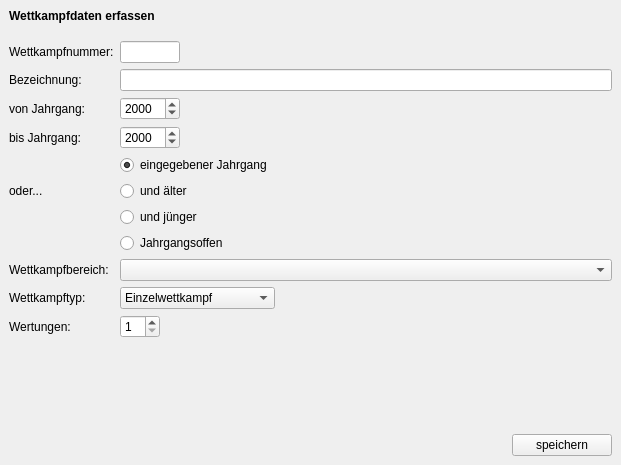
<?xml version="1.0" encoding="UTF-8"?>
<ui version="4.0">
 <class>CompetitionDialog</class>
 <widget class="QDialog" name="CompetitionDialog">
  <property name="geometry">
   <rect>
    <x>0</x>
    <y>0</y>
    <width>621</width>
    <height>465</height>
   </rect>
  </property>
  <property name="sizePolicy">
   <sizepolicy hsizetype="Preferred" vsizetype="Preferred">
    <horstretch>0</horstretch>
    <verstretch>0</verstretch>
   </sizepolicy>
  </property>
  <property name="windowTitle">
   <string>TurnFix - Wettkampfdaten</string>
  </property>
  <property name="windowIcon">
   <iconset resource="../resources/TurnFix.qrc">
    <normaloff>:/appicons/icon.png</normaloff>:/appicons/icon.png</iconset>
  </property>
  <layout class="QGridLayout" name="gridLayout">
   <property name="leftMargin">
    <number>0</number>
   </property>
   <property name="topMargin">
    <number>0</number>
   </property>
   <property name="rightMargin">
    <number>0</number>
   </property>
   <property name="bottomMargin">
    <number>0</number>
   </property>
   <property name="spacing">
    <number>0</number>
   </property>
   <item row="0" column="0" colspan="2">
    <widget class="QWidget" name="headerWidget" native="true">
     <layout class="QHBoxLayout" name="horizontalLayout_2">
      <item>
       <widget class="QLabel" name="label_10">
        <property name="font">
         <font>
          <weight>75</weight>
          <bold>true</bold>
         </font>
        </property>
        <property name="text">
         <string>Wettkampfdaten erfassen</string>
        </property>
       </widget>
      </item>
     </layout>
    </widget>
   </item>
   <item row="1" column="1">
    <widget class="QStackedWidget" name="stackedWidget">
     <property name="currentIndex">
      <number>0</number>
     </property>
     <widget class="QWidget" name="page">
      <layout class="QGridLayout" name="gridLayout_8">
       <item row="0" column="0">
        <widget class="QLabel" name="lbl_wknr">
         <property name="text">
          <string>Wettkampfnummer:</string>
         </property>
        </widget>
       </item>
       <item row="0" column="1">
        <widget class="QLineEdit" name="txt_wknr">
         <property name="minimumSize">
          <size>
           <width>60</width>
           <height>0</height>
          </size>
         </property>
         <property name="maximumSize">
          <size>
           <width>60</width>
           <height>16777215</height>
          </size>
         </property>
        </widget>
       </item>
       <item row="1" column="0">
        <widget class="QLabel" name="lbl_wkbez">
         <property name="text">
          <string>Bezeichnung:</string>
         </property>
        </widget>
       </item>
       <item row="1" column="1">
        <widget class="QLineEdit" name="txt_wkbez"/>
       </item>
       <item row="2" column="0">
        <widget class="QLabel" name="lbl_year1">
         <property name="text">
          <string>von Jahrgang:</string>
         </property>
        </widget>
       </item>
       <item row="2" column="1">
        <widget class="QDateEdit" name="dae_wkj1">
         <property name="sizePolicy">
          <sizepolicy hsizetype="Fixed" vsizetype="Fixed">
           <horstretch>0</horstretch>
           <verstretch>0</verstretch>
          </sizepolicy>
         </property>
         <property name="minimumSize">
          <size>
           <width>60</width>
           <height>0</height>
          </size>
         </property>
         <property name="maximumSize">
          <size>
           <width>60</width>
           <height>16777215</height>
          </size>
         </property>
         <property name="displayFormat">
          <string>yyyy</string>
         </property>
        </widget>
       </item>
       <item row="3" column="0">
        <widget class="QLabel" name="lbl_year2">
         <property name="text">
          <string>bis Jahrgang:</string>
         </property>
        </widget>
       </item>
       <item row="3" column="1">
        <widget class="QDateEdit" name="dae_wkj2">
         <property name="sizePolicy">
          <sizepolicy hsizetype="Fixed" vsizetype="Fixed">
           <horstretch>0</horstretch>
           <verstretch>0</verstretch>
          </sizepolicy>
         </property>
         <property name="minimumSize">
          <size>
           <width>60</width>
           <height>0</height>
          </size>
         </property>
         <property name="maximumSize">
          <size>
           <width>60</width>
           <height>16777215</height>
          </size>
         </property>
         <property name="displayFormat">
          <string>yyyy</string>
         </property>
        </widget>
       </item>
       <item row="4" column="1">
        <widget class="QRadioButton" name="rab_jg">
         <property name="text">
          <string>eingegebener Jahrgang</string>
         </property>
         <property name="checked">
          <bool>true</bool>
         </property>
        </widget>
       </item>
       <item row="5" column="0">
        <widget class="QLabel" name="lbl_alternative">
         <property name="text">
          <string>oder...</string>
         </property>
        </widget>
       </item>
       <item row="5" column="1">
        <widget class="QRadioButton" name="rab_ua">
         <property name="text">
          <string>und älter</string>
         </property>
        </widget>
       </item>
       <item row="6" column="1">
        <widget class="QRadioButton" name="rab_uj">
         <property name="text">
          <string>und jünger</string>
         </property>
        </widget>
       </item>
       <item row="7" column="1">
        <widget class="QRadioButton" name="rab_ja">
         <property name="text">
          <string>Jahrgangsoffen</string>
         </property>
        </widget>
       </item>
       <item row="8" column="0">
        <widget class="QLabel" name="label">
         <property name="text">
          <string>Wettkampfbereich:</string>
         </property>
        </widget>
       </item>
       <item row="8" column="1">
        <widget class="QComboBox" name="cmb_bereich"/>
       </item>
       <item row="9" column="0">
        <widget class="QLabel" name="label_7">
         <property name="text">
          <string>Wettkampftyp:</string>
         </property>
        </widget>
       </item>
       <item row="9" column="1">
        <widget class="QComboBox" name="cmb_typ">
         <property name="sizePolicy">
          <sizepolicy hsizetype="Fixed" vsizetype="Fixed">
           <horstretch>0</horstretch>
           <verstretch>0</verstretch>
          </sizepolicy>
         </property>
         <item>
          <property name="text">
           <string>Einzelwettkampf</string>
          </property>
         </item>
         <item>
          <property name="text">
           <string>Mannschaftswettkampf</string>
          </property>
         </item>
         <item>
          <property name="text">
           <string>Gruppenwettkampf</string>
          </property>
         </item>
        </widget>
       </item>
       <item row="10" column="0">
        <widget class="QLabel" name="label_8">
         <property name="text">
          <string>Wertungen:</string>
         </property>
        </widget>
       </item>
       <item row="10" column="1">
        <widget class="QSpinBox" name="sbx_wertungen">
         <property name="sizePolicy">
          <sizepolicy hsizetype="Fixed" vsizetype="Fixed">
           <horstretch>0</horstretch>
           <verstretch>0</verstretch>
          </sizepolicy>
         </property>
         <property name="minimumSize">
          <size>
           <width>40</width>
           <height>0</height>
          </size>
         </property>
         <property name="maximumSize">
          <size>
           <width>40</width>
           <height>16777215</height>
          </size>
         </property>
         <property name="minimum">
          <number>1</number>
         </property>
        </widget>
       </item>
       <item row="11" column="0" colspan="2">
        <spacer name="verticalSpacer_2">
         <property name="orientation">
          <enum>Qt::Vertical</enum>
         </property>
         <property name="sizeHint" stdset="0">
          <size>
           <width>20</width>
           <height>40</height>
          </size>
         </property>
        </spacer>
       </item>
      </layout>
     </widget>
     <widget class="QWidget" name="page_2">
      <layout class="QGridLayout" name="gridLayout_9">
       <item row="0" column="0" rowspan="3">
        <widget class="QTableView" name="tbl_disziplinen">
         <property name="editTriggers">
          <set>QAbstractItemView::AllEditTriggers</set>
         </property>
         <property name="alternatingRowColors">
          <bool>true</bool>
         </property>
         <property name="selectionMode">
          <enum>QAbstractItemView::ExtendedSelection</enum>
         </property>
         <property name="selectionBehavior">
          <enum>QAbstractItemView::SelectRows</enum>
         </property>
         <attribute name="horizontalHeaderHighlightSections">
          <bool>false</bool>
         </attribute>
         <attribute name="verticalHeaderVisible">
          <bool>false</bool>
         </attribute>
         <attribute name="verticalHeaderDefaultSectionSize">
          <number>26</number>
         </attribute>
        </widget>
       </item>
       <item row="0" column="1">
        <widget class="QPushButton" name="but_up">
         <property name="sizePolicy">
          <sizepolicy hsizetype="Fixed" vsizetype="Fixed">
           <horstretch>0</horstretch>
           <verstretch>0</verstretch>
          </sizepolicy>
         </property>
         <property name="minimumSize">
          <size>
           <width>25</width>
           <height>25</height>
          </size>
         </property>
         <property name="maximumSize">
          <size>
           <width>25</width>
           <height>25</height>
          </size>
         </property>
         <property name="text">
          <string>▲</string>
         </property>
        </widget>
       </item>
       <item row="1" column="1">
        <widget class="QPushButton" name="but_down">
         <property name="sizePolicy">
          <sizepolicy hsizetype="Fixed" vsizetype="Fixed">
           <horstretch>0</horstretch>
           <verstretch>0</verstretch>
          </sizepolicy>
         </property>
         <property name="minimumSize">
          <size>
           <width>25</width>
           <height>25</height>
          </size>
         </property>
         <property name="maximumSize">
          <size>
           <width>25</width>
           <height>25</height>
          </size>
         </property>
         <property name="text">
          <string>▼</string>
         </property>
        </widget>
       </item>
       <item row="2" column="1" rowspan="2">
        <spacer name="verticalSpacer">
         <property name="orientation">
          <enum>Qt::Vertical</enum>
         </property>
         <property name="sizeHint" stdset="0">
          <size>
           <width>20</width>
           <height>308</height>
          </size>
         </property>
        </spacer>
       </item>
       <item row="3" column="0">
        <widget class="QWidget" name="widget" native="true">
         <property name="sizePolicy">
          <sizepolicy hsizetype="Preferred" vsizetype="Fixed">
           <horstretch>0</horstretch>
           <verstretch>0</verstretch>
          </sizepolicy>
         </property>
         <layout class="QGridLayout" name="gridLayout_7">
          <property name="leftMargin">
           <number>0</number>
          </property>
          <property name="topMargin">
           <number>0</number>
          </property>
          <property name="rightMargin">
           <number>0</number>
          </property>
          <property name="bottomMargin">
           <number>0</number>
          </property>
          <item row="0" column="0">
           <widget class="QLabel" name="label_9">
            <property name="sizePolicy">
             <sizepolicy hsizetype="Fixed" vsizetype="Preferred">
              <horstretch>0</horstretch>
              <verstretch>0</verstretch>
             </sizepolicy>
            </property>
            <property name="text">
             <string>Disziplingruppe markieren:</string>
            </property>
           </widget>
          </item>
          <item row="0" column="1">
           <widget class="QComboBox" name="cmb_groups"/>
          </item>
          <item row="0" column="2">
           <widget class="QPushButton" name="but_mark">
            <property name="sizePolicy">
             <sizepolicy hsizetype="Fixed" vsizetype="Fixed">
              <horstretch>0</horstretch>
              <verstretch>0</verstretch>
             </sizepolicy>
            </property>
            <property name="text">
             <string>markieren</string>
            </property>
           </widget>
          </item>
         </layout>
        </widget>
       </item>
      </layout>
     </widget>
     <widget class="QWidget" name="page_3">
      <layout class="QGridLayout" name="gridLayout_10">
       <item row="0" column="0">
        <widget class="QLabel" name="qualifiersLabel">
         <property name="sizePolicy">
          <sizepolicy hsizetype="Fixed" vsizetype="Preferred">
           <horstretch>0</horstretch>
           <verstretch>0</verstretch>
          </sizepolicy>
         </property>
         <property name="text">
          <string>Qualifikanten</string>
         </property>
        </widget>
       </item>
       <item row="0" column="1">
        <widget class="QSpinBox" name="sbx_quali">
         <property name="sizePolicy">
          <sizepolicy hsizetype="Fixed" vsizetype="Fixed">
           <horstretch>0</horstretch>
           <verstretch>0</verstretch>
          </sizepolicy>
         </property>
         <property name="minimumSize">
          <size>
           <width>60</width>
           <height>0</height>
          </size>
         </property>
         <property name="maximumSize">
          <size>
           <width>60</width>
           <height>16777215</height>
          </size>
         </property>
        </widget>
       </item>
       <item row="1" column="0" colspan="2">
        <widget class="QCheckBox" name="chk_akjg">
         <property name="text">
          <string>AK anstelle Jahrgang anzeigen</string>
         </property>
        </widget>
       </item>
       <item row="2" column="0" colspan="2">
        <widget class="QCheckBox" name="chk_streich">
         <property name="text">
          <string>kleinste Wertungen streichen: die ... kleinsten</string>
         </property>
        </widget>
       </item>
       <item row="3" column="0">
        <widget class="QCheckBox" name="chk_wahl">
         <property name="text">
          <string>Wahlwettkampf</string>
         </property>
        </widget>
       </item>
       <item row="4" column="0" colspan="2">
        <widget class="QCheckBox" name="chk_showinfo">
         <property name="text">
          <string>Durchgang &amp;&amp; Bahn auf Riegenbogen </string>
         </property>
        </widget>
       </item>
       <item row="5" column="0" colspan="2">
        <widget class="QCheckBox" name="chk_kuer">
         <property name="text">
          <string>Pflicht- und Kürübung für jedes Gerät</string>
         </property>
        </widget>
       </item>
       <item row="6" column="0" colspan="2">
        <widget class="QCheckBox" name="chk_sortasc">
         <property name="text">
          <string>Ergebnisse aufsteigend sortieren</string>
         </property>
        </widget>
       </item>
       <item row="8" column="0" colspan="2">
        <spacer name="verticalSpacer_3">
         <property name="orientation">
          <enum>Qt::Vertical</enum>
         </property>
         <property name="sizeHint" stdset="0">
          <size>
           <width>20</width>
           <height>40</height>
          </size>
         </property>
        </spacer>
       </item>
       <item row="7" column="0" colspan="2">
        <widget class="QCheckBox" name="chk_gpunkte">
         <property name="text">
          <string>Extrapunkte für &quot;gewonnene Geräte&quot; vergeben</string>
         </property>
        </widget>
       </item>
       <item row="2" column="2">
        <widget class="QSpinBox" name="sbx_anz"/>
       </item>
       <item row="2" column="3">
        <spacer name="horizontalSpacer_2">
         <property name="orientation">
          <enum>Qt::Horizontal</enum>
         </property>
         <property name="sizeHint" stdset="0">
          <size>
           <width>40</width>
           <height>20</height>
          </size>
         </property>
        </spacer>
       </item>
      </layout>
     </widget>
     <widget class="QWidget" name="page_4">
      <layout class="QGridLayout" name="gridLayout_11">
       <item row="0" column="0">
        <widget class="QLabel" name="label_3">
         <property name="text">
          <string>Durchgang</string>
         </property>
        </widget>
       </item>
       <item row="0" column="1">
        <widget class="QSpinBox" name="sbx_durchgang">
         <property name="sizePolicy">
          <sizepolicy hsizetype="Fixed" vsizetype="Fixed">
           <horstretch>0</horstretch>
           <verstretch>0</verstretch>
          </sizepolicy>
         </property>
         <property name="minimumSize">
          <size>
           <width>60</width>
           <height>0</height>
          </size>
         </property>
         <property name="maximumSize">
          <size>
           <width>60</width>
           <height>16777215</height>
          </size>
         </property>
         <property name="minimum">
          <number>1</number>
         </property>
        </widget>
       </item>
       <item row="1" column="0">
        <widget class="QLabel" name="label_6">
         <property name="text">
          <string>Bahn:</string>
         </property>
        </widget>
       </item>
       <item row="1" column="1">
        <widget class="QSpinBox" name="sbx_bahn">
         <property name="sizePolicy">
          <sizepolicy hsizetype="Fixed" vsizetype="Fixed">
           <horstretch>0</horstretch>
           <verstretch>0</verstretch>
          </sizepolicy>
         </property>
         <property name="minimumSize">
          <size>
           <width>60</width>
           <height>0</height>
          </size>
         </property>
         <property name="maximumSize">
          <size>
           <width>60</width>
           <height>16777215</height>
          </size>
         </property>
         <property name="minimum">
          <number>1</number>
         </property>
        </widget>
       </item>
       <item row="2" column="0">
        <widget class="QLabel" name="label_5">
         <property name="text">
          <string>Einturnen:</string>
         </property>
        </widget>
       </item>
       <item row="2" column="1">
        <widget class="QTimeEdit" name="tie_warmup">
         <property name="sizePolicy">
          <sizepolicy hsizetype="Fixed" vsizetype="Fixed">
           <horstretch>0</horstretch>
           <verstretch>0</verstretch>
          </sizepolicy>
         </property>
         <property name="minimumSize">
          <size>
           <width>60</width>
           <height>0</height>
          </size>
         </property>
         <property name="maximumSize">
          <size>
           <width>60</width>
           <height>16777215</height>
          </size>
         </property>
         <property name="displayFormat">
          <string>HH:mm</string>
         </property>
        </widget>
       </item>
       <item row="3" column="0">
        <widget class="QLabel" name="label_4">
         <property name="text">
          <string>Startzeit</string>
         </property>
        </widget>
       </item>
       <item row="3" column="1">
        <widget class="QTimeEdit" name="tie_start">
         <property name="sizePolicy">
          <sizepolicy hsizetype="Fixed" vsizetype="Fixed">
           <horstretch>0</horstretch>
           <verstretch>0</verstretch>
          </sizepolicy>
         </property>
         <property name="minimumSize">
          <size>
           <width>60</width>
           <height>0</height>
          </size>
         </property>
         <property name="maximumSize">
          <size>
           <width>60</width>
           <height>16777215</height>
          </size>
         </property>
         <property name="displayFormat">
          <string>hh:mm</string>
         </property>
        </widget>
       </item>
       <item row="4" column="0" colspan="3">
        <spacer name="verticalSpacer_4">
         <property name="orientation">
          <enum>Qt::Vertical</enum>
         </property>
         <property name="sizeHint" stdset="0">
          <size>
           <width>20</width>
           <height>40</height>
          </size>
         </property>
        </spacer>
       </item>
       <item row="0" column="2" rowspan="4">
        <spacer name="horizontalSpacer_3">
         <property name="orientation">
          <enum>Qt::Horizontal</enum>
         </property>
         <property name="sizeHint" stdset="0">
          <size>
           <width>40</width>
           <height>20</height>
          </size>
         </property>
        </spacer>
       </item>
      </layout>
     </widget>
     <widget class="QWidget" name="page_5">
      <layout class="QGridLayout" name="gridLayout_2">
       <item row="0" column="0">
        <widget class="QGroupBox" name="gbx_sort">
         <property name="title">
          <string>Manuelle Sortierung der Disziplinen auf der Ergebnisliste</string>
         </property>
         <property name="flat">
          <bool>true</bool>
         </property>
         <property name="checkable">
          <bool>true</bool>
         </property>
         <property name="checked">
          <bool>false</bool>
         </property>
         <layout class="QGridLayout" name="gridLayout_3">
          <property name="leftMargin">
           <number>0</number>
          </property>
          <property name="topMargin">
           <number>12</number>
          </property>
          <property name="rightMargin">
           <number>0</number>
          </property>
          <property name="bottomMargin">
           <number>0</number>
          </property>
          <item row="0" column="0" rowspan="3">
           <widget class="QTableView" name="tbl_order">
            <property name="selectionMode">
             <enum>QAbstractItemView::SingleSelection</enum>
            </property>
            <property name="showGrid">
             <bool>false</bool>
            </property>
            <attribute name="horizontalHeaderVisible">
             <bool>false</bool>
            </attribute>
            <attribute name="horizontalHeaderHighlightSections">
             <bool>false</bool>
            </attribute>
            <attribute name="verticalHeaderVisible">
             <bool>false</bool>
            </attribute>
            <attribute name="verticalHeaderDefaultSectionSize">
             <number>26</number>
            </attribute>
           </widget>
          </item>
          <item row="0" column="1">
           <widget class="QPushButton" name="but_orderup">
            <property name="minimumSize">
             <size>
              <width>30</width>
              <height>30</height>
             </size>
            </property>
            <property name="maximumSize">
             <size>
              <width>30</width>
              <height>30</height>
             </size>
            </property>
            <property name="text">
             <string/>
            </property>
            <property name="icon">
             <iconset resource="../resources/TurnFix.qrc">
              <normaloff>:/appicons/up.png</normaloff>:/appicons/up.png</iconset>
            </property>
            <property name="iconSize">
             <size>
              <width>24</width>
              <height>24</height>
             </size>
            </property>
           </widget>
          </item>
          <item row="0" column="2">
           <widget class="QPushButton" name="but_orderdown">
            <property name="minimumSize">
             <size>
              <width>30</width>
              <height>30</height>
             </size>
            </property>
            <property name="maximumSize">
             <size>
              <width>30</width>
              <height>30</height>
             </size>
            </property>
            <property name="text">
             <string/>
            </property>
            <property name="icon">
             <iconset resource="../resources/TurnFix.qrc">
              <normaloff>:/appicons/down.png</normaloff>:/appicons/down.png</iconset>
            </property>
            <property name="iconSize">
             <size>
              <width>24</width>
              <height>24</height>
             </size>
            </property>
           </widget>
          </item>
          <item row="1" column="1">
           <widget class="QPushButton" name="but_orderleft">
            <property name="minimumSize">
             <size>
              <width>30</width>
              <height>30</height>
             </size>
            </property>
            <property name="maximumSize">
             <size>
              <width>30</width>
              <height>30</height>
             </size>
            </property>
            <property name="text">
             <string/>
            </property>
            <property name="icon">
             <iconset resource="../resources/TurnFix.qrc">
              <normaloff>:/appicons/left.png</normaloff>:/appicons/left.png</iconset>
            </property>
            <property name="iconSize">
             <size>
              <width>24</width>
              <height>24</height>
             </size>
            </property>
           </widget>
          </item>
          <item row="1" column="2">
           <widget class="QPushButton" name="but_orderright">
            <property name="minimumSize">
             <size>
              <width>30</width>
              <height>30</height>
             </size>
            </property>
            <property name="maximumSize">
             <size>
              <width>30</width>
              <height>30</height>
             </size>
            </property>
            <property name="text">
             <string/>
            </property>
            <property name="icon">
             <iconset resource="../resources/TurnFix.qrc">
              <normaloff>:/appicons/right.png</normaloff>:/appicons/right.png</iconset>
            </property>
            <property name="iconSize">
             <size>
              <width>24</width>
              <height>24</height>
             </size>
            </property>
           </widget>
          </item>
          <item row="2" column="1" colspan="2">
           <spacer name="verticalSpacer_5">
            <property name="orientation">
             <enum>Qt::Vertical</enum>
            </property>
            <property name="sizeHint" stdset="0">
             <size>
              <width>47</width>
              <height>271</height>
             </size>
            </property>
           </spacer>
          </item>
         </layout>
        </widget>
       </item>
      </layout>
     </widget>
    </widget>
   </item>
   <item row="1" column="0" rowspan="2">
    <widget class="QWidget" name="sidebar" native="true">
     <layout class="QHBoxLayout" name="horizontalLayout_3">
      <property name="leftMargin">
       <number>0</number>
      </property>
      <property name="topMargin">
       <number>0</number>
      </property>
      <property name="rightMargin">
       <number>0</number>
      </property>
      <property name="bottomMargin">
       <number>0</number>
      </property>
     </layout>
    </widget>
   </item>
   <item row="2" column="1" colspan="2">
    <widget class="QWidget" name="widget_2" native="true">
     <layout class="QHBoxLayout" name="horizontalLayout">
      <item>
       <spacer name="horizontalSpacer">
        <property name="orientation">
         <enum>Qt::Horizontal</enum>
        </property>
        <property name="sizeHint" stdset="0">
         <size>
          <width>40</width>
          <height>20</height>
         </size>
        </property>
       </spacer>
      </item>
      <item>
       <widget class="QPushButton" name="but_save">
        <property name="sizePolicy">
         <sizepolicy hsizetype="Fixed" vsizetype="Fixed">
          <horstretch>0</horstretch>
          <verstretch>0</verstretch>
         </sizepolicy>
        </property>
        <property name="minimumSize">
         <size>
          <width>100</width>
          <height>0</height>
         </size>
        </property>
        <property name="maximumSize">
         <size>
          <width>100</width>
          <height>16777215</height>
         </size>
        </property>
        <property name="layoutDirection">
         <enum>Qt::RightToLeft</enum>
        </property>
        <property name="text">
         <string>speichern</string>
        </property>
       </widget>
      </item>
     </layout>
    </widget>
   </item>
  </layout>
  <action name="act_wk">
   <property name="checkable">
    <bool>true</bool>
   </property>
   <property name="icon">
    <iconset resource="../resources/TurnFix.qrc">
     <normaloff>:/appicons/icon.png</normaloff>:/appicons/icon.png</iconset>
   </property>
   <property name="text">
    <string>Allgemeines</string>
   </property>
  </action>
  <action name="act_timetable">
   <property name="checkable">
    <bool>true</bool>
   </property>
   <property name="icon">
    <iconset resource="../resources/TurnFix.qrc">
     <normaloff>:/appicons/time.png</normaloff>:/appicons/time.png</iconset>
   </property>
   <property name="text">
    <string>Zeitplan</string>
   </property>
  </action>
  <action name="act_misc">
   <property name="checkable">
    <bool>true</bool>
   </property>
   <property name="icon">
    <iconset resource="../resources/TurnFix.qrc">
     <normaloff>:/appicons/misc.png</normaloff>:/appicons/misc.png</iconset>
   </property>
   <property name="text">
    <string>sonstiges</string>
   </property>
  </action>
  <action name="act_dis">
   <property name="checkable">
    <bool>true</bool>
   </property>
   <property name="icon">
    <iconset resource="../resources/TF_GeraeteIcons.qrc">
     <normaloff>:/icons/sprung.png</normaloff>:/icons/sprung.png</iconset>
   </property>
   <property name="text">
    <string>Disziplinen</string>
   </property>
  </action>
  <action name="act_order">
   <property name="checkable">
    <bool>true</bool>
   </property>
   <property name="icon">
    <iconset resource="../resources/TurnFix.qrc">
     <normaloff>:/appicons/large_tiles.png</normaloff>:/appicons/large_tiles.png</iconset>
   </property>
   <property name="text">
    <string>Anordn. Ergebnisliste</string>
   </property>
   <property name="toolTip">
    <string>Anordnung Ergebnisliste</string>
   </property>
  </action>
 </widget>
 <resources>
  <include location="../resources/TurnFix.qrc"/>
  <include location="../resources/TF_GeraeteIcons.qrc"/>
 </resources>
 <connections/>
</ui>
